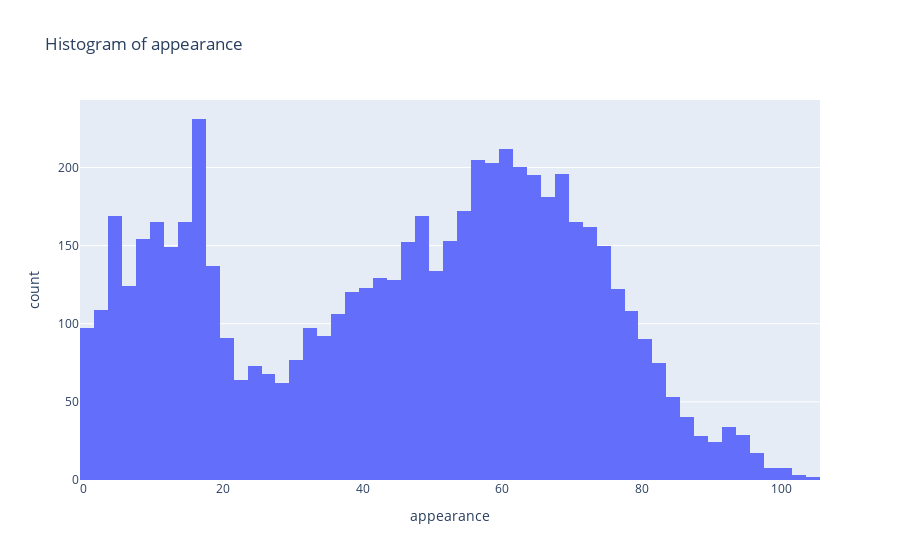

Source (notebook cell):
### Code cell
fig = px.histogram(player, x='appearance', title='Histogram of appearance')
fig.update_layout(xaxis_title='appearance')
fig.show()

### Figure 1 — Plotly figure (JSON) as saved in the notebook; plotly's stock layout.template omitted (floating-point values rounded to 4 significant figures; data arrays with more than 128 entries replaced by an {"elided": "..."} marker saying what was removed)
{"data": [{"alignmentgroup": "True", "bingroup": "x", "hovertemplate": "appearance=%{x}<br>count=%{y}<extra></extra>", "legendgroup": "", "marker": {"color": "#636efa", "pattern": {"shape": ""}}, "name": "", "offsetgroup": "", "orientation": "v", "showlegend": false, "type": "histogram", "x": {"elided": "6020 int values"}, "xaxis": "x", "yaxis": "y"}], "layout": {"barmode": "relative", "legend": {"tracegroupgap": 0}, "title": {"text": "Histogram of appearance"}, "xaxis": {"anchor": "y", "domain": [0, 1], "title": {"text": "appearance"}}, "yaxis": {"anchor": "x", "domain": [0, 1], "title": {"text": "count"}}}}
